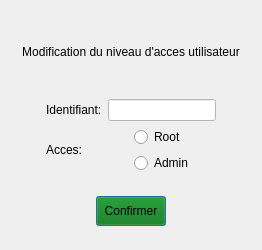
<?xml version="1.0" encoding="UTF-8"?>
<ui version="4.0">
 <class>modifuser</class>
 <widget class="QDialog" name="modifuser">
  <property name="geometry">
   <rect>
    <x>0</x>
    <y>0</y>
    <width>262</width>
    <height>250</height>
   </rect>
  </property>
  <property name="minimumSize">
   <size>
    <width>262</width>
    <height>250</height>
   </size>
  </property>
  <property name="maximumSize">
   <size>
    <width>262</width>
    <height>250</height>
   </size>
  </property>
  <property name="windowTitle">
   <string>Modification utilisateur</string>
  </property>
  <layout class="QGridLayout" name="gridLayout_2">
   <item row="0" column="1">
    <spacer name="verticalSpacer_2">
     <property name="orientation">
      <enum>Qt::Vertical</enum>
     </property>
     <property name="sizeType">
      <enum>QSizePolicy::Fixed</enum>
     </property>
     <property name="sizeHint" stdset="0">
      <size>
       <width>20</width>
       <height>8</height>
      </size>
     </property>
    </spacer>
   </item>
   <item row="1" column="0" colspan="3">
    <widget class="QLabel" name="label_3">
     <property name="text">
      <string>Modification du niveau d'acces utilisateur</string>
     </property>
     <property name="alignment">
      <set>Qt::AlignCenter</set>
     </property>
    </widget>
   </item>
   <item row="2" column="1">
    <spacer name="verticalSpacer">
     <property name="orientation">
      <enum>Qt::Vertical</enum>
     </property>
     <property name="sizeType">
      <enum>QSizePolicy::Fixed</enum>
     </property>
     <property name="sizeHint" stdset="0">
      <size>
       <width>20</width>
       <height>8</height>
      </size>
     </property>
    </spacer>
   </item>
   <item row="3" column="0">
    <spacer name="horizontalSpacer">
     <property name="orientation">
      <enum>Qt::Horizontal</enum>
     </property>
     <property name="sizeHint" stdset="0">
      <size>
       <width>23</width>
       <height>20</height>
      </size>
     </property>
    </spacer>
   </item>
   <item row="3" column="1">
    <layout class="QGridLayout" name="gridLayout">
     <item row="0" column="0">
      <widget class="QLabel" name="label">
       <property name="text">
        <string>Identifiant:</string>
       </property>
      </widget>
     </item>
     <item row="0" column="1">
      <widget class="QLineEdit" name="inp_ID">
       <property name="styleSheet">
        <string notr="true">QLineEdit{
	background-color: #fff;
	color:  #000;
}</string>
       </property>
      </widget>
     </item>
     <item row="1" column="0" colspan="2">
      <layout class="QHBoxLayout" name="horizontalLayout">
       <item>
        <widget class="QLabel" name="label_2">
         <property name="text">
          <string>Acces:</string>
         </property>
        </widget>
       </item>
       <item>
        <layout class="QVBoxLayout" name="verticalLayout">
         <item>
          <widget class="QRadioButton" name="Root">
           <property name="text">
            <string>Root</string>
           </property>
          </widget>
         </item>
         <item>
          <widget class="QRadioButton" name="Admin">
           <property name="text">
            <string>Admin</string>
           </property>
          </widget>
         </item>
        </layout>
       </item>
      </layout>
     </item>
    </layout>
   </item>
   <item row="3" column="2">
    <spacer name="horizontalSpacer_2">
     <property name="orientation">
      <enum>Qt::Horizontal</enum>
     </property>
     <property name="sizeHint" stdset="0">
      <size>
       <width>23</width>
       <height>20</height>
      </size>
     </property>
    </spacer>
   </item>
   <item row="4" column="1">
    <spacer name="verticalSpacer_3">
     <property name="orientation">
      <enum>Qt::Vertical</enum>
     </property>
     <property name="sizeType">
      <enum>QSizePolicy::Fixed</enum>
     </property>
     <property name="sizeHint" stdset="0">
      <size>
       <width>20</width>
       <height>17</height>
      </size>
     </property>
    </spacer>
   </item>
   <item row="5" column="1">
    <layout class="QHBoxLayout" name="horizontalLayout_2">
     <item>
      <spacer name="horizontalSpacer_3">
       <property name="orientation">
        <enum>Qt::Horizontal</enum>
       </property>
       <property name="sizeHint" stdset="0">
        <size>
         <width>40</width>
         <height>20</height>
        </size>
       </property>
      </spacer>
     </item>
     <item>
      <widget class="QPushButton" name="pushButton">
       <property name="minimumSize">
        <size>
         <width>70</width>
         <height>30</height>
        </size>
       </property>
       <property name="maximumSize">
        <size>
         <width>70</width>
         <height>30</height>
        </size>
       </property>
       <property name="styleSheet">
        <string notr="true">QPushButton{
	background-color: rgb(0, 113, 0);
	height: 25px;
	width: 80px;
	font: 81 italic 11pt &quot;Fira Sans Compressed ExtraBold&quot;;
}

QPushButton:pressed{
	background-color: rgb(0, 85, 0);
}</string>
       </property>
       <property name="text">
        <string>Confirmer</string>
       </property>
      </widget>
     </item>
     <item>
      <spacer name="horizontalSpacer_4">
       <property name="orientation">
        <enum>Qt::Horizontal</enum>
       </property>
       <property name="sizeHint" stdset="0">
        <size>
         <width>40</width>
         <height>20</height>
        </size>
       </property>
      </spacer>
     </item>
    </layout>
   </item>
   <item row="6" column="1">
    <spacer name="verticalSpacer_4">
     <property name="orientation">
      <enum>Qt::Vertical</enum>
     </property>
     <property name="sizeType">
      <enum>QSizePolicy::Fixed</enum>
     </property>
     <property name="sizeHint" stdset="0">
      <size>
       <width>20</width>
       <height>13</height>
      </size>
     </property>
    </spacer>
   </item>
  </layout>
 </widget>
 <resources/>
 <connections/>
</ui>
